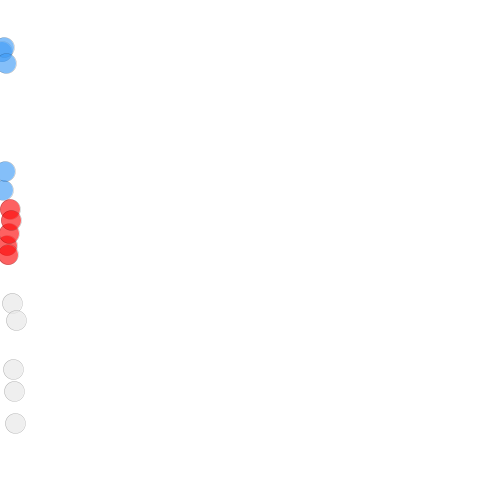
Frame 1 (no input)
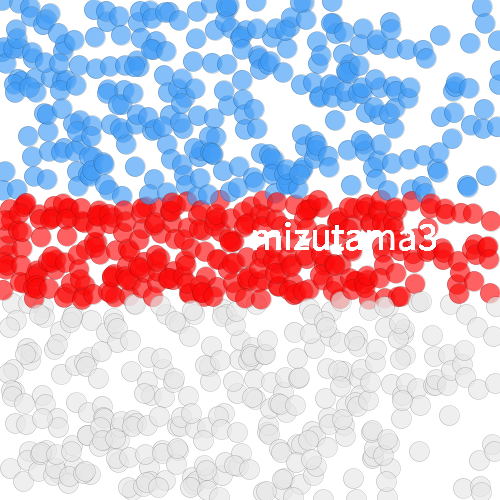
Frame 60 (the mouse pressed at the canvas centre just before this capture)
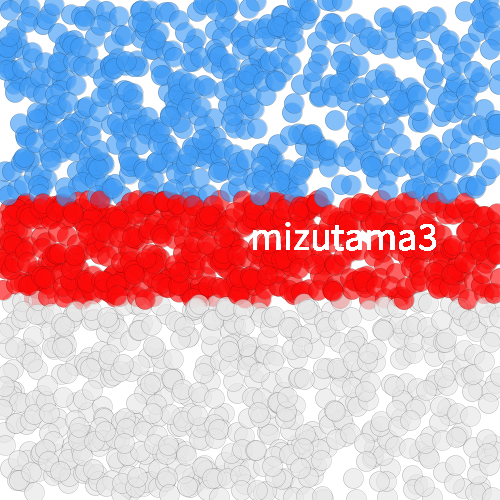
Frame 120 (the mouse held since frame 60 and released just before this capture)

The Processing sketch that drew these frames (run headless with seeded random() and noise(); from frame 60 on, the mouse is pressed at the canvas centre):

// Processing sketch: processing_152975
// ── processing_152975.pde

int x = 1;
float alph = random(255);
void setup(){
size(500,500);
stroke(0);
strokeWeight(0.1);
background(255);
frameRate(30);

}
void draw(){
 for(int count = 0; count<5; count++){

    if(x <= 500){
    float randomy = random(200);
    x += 1;
    fill(64,156,245,alph);
    ellipse(x,randomy,20,20);
    if(x == 500){
     x = 1;
   }
    }
    }
    for(int count = 0; count<5; count++){

    if(x <= 500){
    float randomy = random(200,300);
    x += 1;
    fill(252,10,10,alph);
    ellipse(x,randomy,20,20);
    fill(255);
    text("mizutama3",250,250);
    textSize(40);
    if(x == 500){
     x = 1;
   }
    }
    }
     for(int count = 0; count<5; count++){

    if(x <= 500){
    float randomy = random(300,500);
    x += 1;
    fill(230,alph);
    ellipse(x,randomy,20,20);
    if(x == 500){
     x = 1;
   }
    }
    }
    
}
